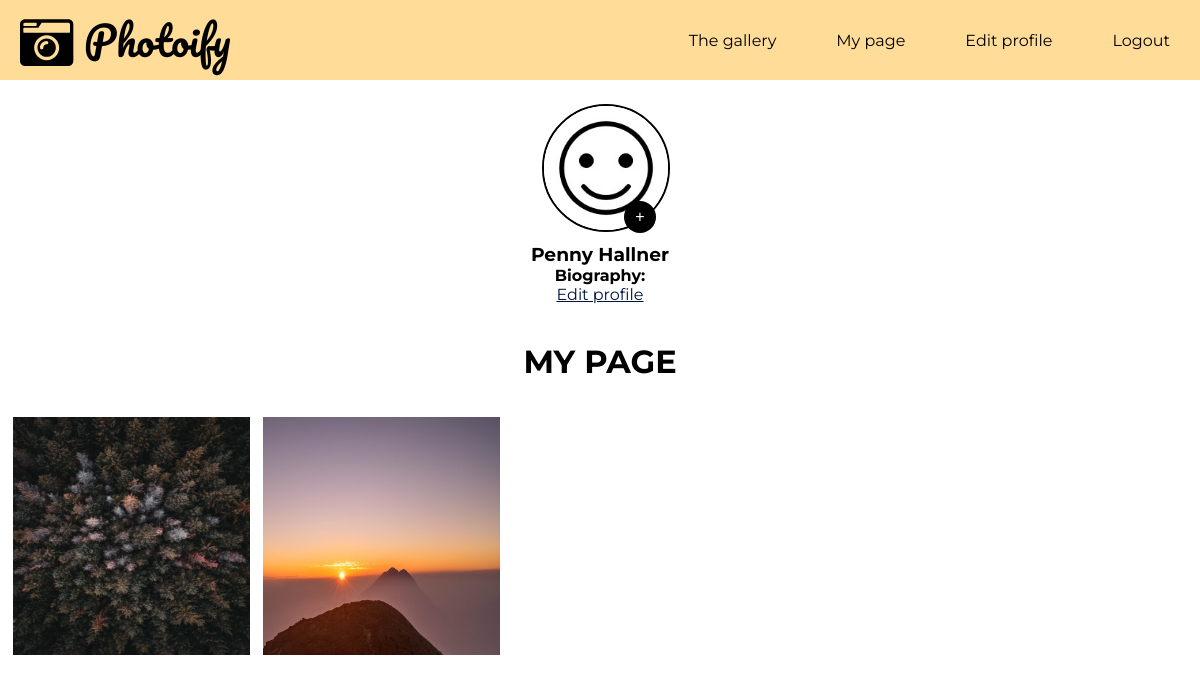
/mypage.php (signed in), run on an earlier commit of the app's database.
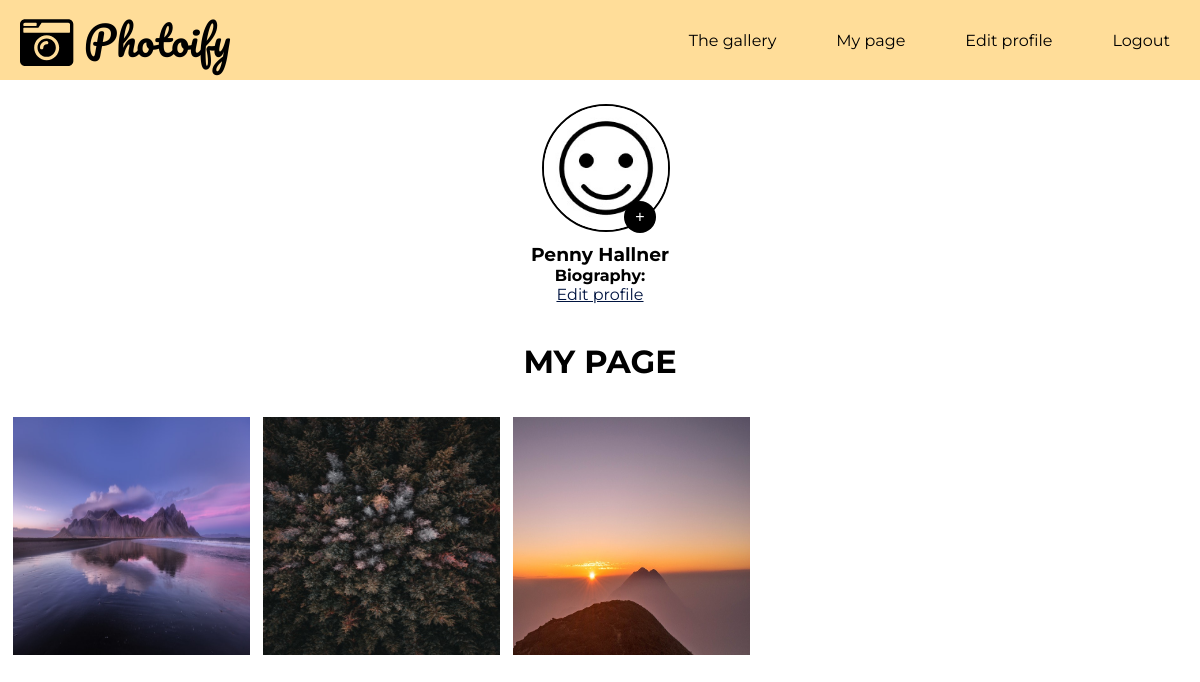
And on a later commit of the database.
### tables this page shows
CREATE TABLE "posts" (
	`post_id`	INTEGER NOT NULL PRIMARY KEY AUTOINCREMENT,
	`post`	TEXT NOT NULL,
	`date`	TEXT,
	`user_id`	INTEGER,
	`content`	TEXT
);

### app/functions.php (called while the page is built, shortened)
<?php
function myPosts(){
    $config = require __DIR__.'/config.php';
    $pdo = new PDO($config['database_path']);
    $userId = $_SESSION['user']['user_id'];
    $statement = $pdo->prepare(
        "SELECT *
        FROM posts
        WHERE user_id =  '$userId'
        ORDER BY date DESC;");
        $statement->execute();
        $posts = $statement->fetchAll(PDO::FETCH_ASSOC);
        return $posts;
   }

### mypage.php (the view, shortened to what this page needs)
<?php require __DIR__.'/views/header.php'; ?>
<article class="my-page">
<div class="top-mypage">
    <div class="avatar">
        <img class="profile-pic-mypage" src="image/profile/<?php echo $_SESSION['user']['profile_pic'];?>" alt="avatar">
        <a href="/avatar.php"><button class="add-button">+</button></a>
    </div>
    <div class="bio">
        <h3><?php echo $_SESSION['user']['first_name'].' '.$_SESSION['user']['last_name']; ?></h3>
        <p><b>Biography:</b> <?php echo $_SESSION['user']['bio']; ?></</p>
        <br><a href="myaccount.php">Edit profile</a>
    </div>
</div>
<br><br>
<h1>My page</h1>
<div class="gallery-mypage">
    <?php
    $posts = myPosts();
     ?>
        <?php foreach ($posts as $post): ?>
            <div class="posts">
                <a href="edit-post.php?post_id=<?php echo $post['post_id'];?>">
                    <img class="my-gallery-pics" src="image/post/<?php echo $post['post'];?>" alt="photoify">
                </a>
            </div>
            <?php endforeach; ?>
</div>
</article>
<?php require __DIR__.'/views/footer.php'; ?>

### views/header.php (shortened to what this page needs)
<!DOCTYPE html>
<html lang="en">
<head>
    <link rel="stylesheet" href="https://use.fontawesome.com/releases/v5.6.3/css/all.css">
    <link rel="stylesheet" href="assets/styles/main.css">
    <link rel="stylesheet" href="assets/styles/start.css">
    <link rel="stylesheet" href="assets/styles/signup.css">
    <link rel="stylesheet" href="assets/styles/home.css">
    <link rel="stylesheet" href="assets/styles/upload_photo.css">
    <link rel="stylesheet" href="assets/styles/intro.css">
    <link rel="stylesheet" href="assets/styles/mypage.css">
    <link rel="stylesheet" href="assets/styles/visit_user.css">
    <link rel="stylesheet" href="assets/styles/settings.css">
</head>
<body>
    <div class="container">
    <?php require __DIR__.'/navigation.php'; ?>

### views/navigation.php (shortened to what this page needs)
<nav class="navbar">
        <a href="/" class="logo"><i class="fas fa-camera-retro fa-lg"></i> Photoify</a>
        <ul class="main-nav" id="js-menu">
            <li>
                <?php if (isset($_SESSION['user'])): ?>
                    <a class="nav-link" href="/">The gallery</a>
                <?php else: ?>
                    <a class="nav-link" href="/index.php">Home</a>
                <?php endif; ?>
            </li>
            <li>
                <?php if (isset($_SESSION['user'])): ?>
                    <a class="nav-link" href="/mypage.php">My page</a>
                <?php else: ?>
                    <a class="nav-link" href="/about.php">About</a>
                <?php endif; ?>
            </li>
            <li>
                <?php if (isset($_SESSION['user'])): ?>
                    <a class="nav-link" href="/myaccount.php">Edit profile</a>
                <?php endif; ?>
            </li>
            <li>
                <?php if (isset($_SESSION['user'])): ?>
                    <a class="nav-link" href="app/users/logout.php">Logout</a>
                <?php else: ?>
                    <a class="nav-link" href="/">Login</a>
                <?php endif; ?>
            </li>
        </ul>
</nav>

### views/footer.php (shortened to what this page needs)
</div>
</body>
</html>

### assets/styles/main.css (style rules this page uses)
* { box-sizing: border-box; margin: 0px; }
body { width: 100%; height: 100vh; background-color: #ffff; display:flex; flex-direction: column; font-family: 'Montserrat', sans-serif; }
body a { color: #001440; }
.container { margin: 0px; padding-bottom: 60%; width: 100%; }
.navbar { font-size: 1em; position: relative; width: inherit; background-color: #ffdd99; padding-bottom: 10px; }
.main-nav { list-style-type: none; display: none; }
.nav-link, .logo { text-decoration: none; color: #000000; }
.main-nav li { text-align: center; margin: 15px auto; }
.logo { display: inline-block; font-size: 2em; margin-left: 20px; font-family: 'Pacifico', serif; }
@media screen and (min-width: 600px) { * { box-sizing: border-box; margin: 0px; } }
@media screen and (min-width: 800px) { * { box-sizing: border-box; margin: 0px; } }
@media screen and (min-width: 800px) { .container { margin: 0px; width: 100%; padding-bottom: 5%; } }
@media screen and (min-width: 800px) { .navbar { display: flex; justify-content: space-between; padding-bottom: 0; height: 80px; align-items: center; } }
@media screen and (min-width: 800px) { .main-nav { display: flex; width: 70%; margin-right: 30px; flex-direction: row; justify-content: flex-end; } }
@media screen and (min-width: 800px) { .main-nav li { margin: 0; } }
@media screen and (min-width: 800px) { .nav-link { margin-left: 60px; } }
@media screen and (min-width: 800px) { .logo { margin-top: 0; font-size: 2.5em; } }

### assets/styles/mypage.css (style rules this page uses)
.top-mypage { margin-top: 2%; display: flex; flex-direction: column; align-items: center; }
.my-page h1 { font-size: 2em; text-align: center; text-transform: uppercase; padding-bottom: 2%; }
.bio h3 { margin-top: 5%; }
.bio { text-align: center; }
.avatar { position: relative; width: 120px; }
.profile-pic-mypage { height: 8em; width: 8em; border-radius: 50%; margin-right: 2%; margin-left: 2%; border: 2.5px #000000 solid; }
.add-button { height: 2em; width: 2em; border-radius: 50%; position: absolute; color: #ffffff; background-color: #000000; bottom: -10%; right: -10%; z-index: 1; transform: translate(-50%, -50%); -ms-transform: translate(-50%, -50%); font-size: 16px; border: none; cursor: pointer; text-align: center; }
.gallery-mypage { width: 100%; display: flex; flex-direction: row; flex-wrap: wrap; align-items: center; justify-content: flex-start; }
.my-gallery-pics { width: 100px; height: 100px; padding-left: 5%; padding-top: 5%; }
@media screen and (min-width: 600px) { .my-gallery-pics { width: 150px; height: 150px; } }
@media screen and (min-width: 800px) { .gallery-mypage { display: flex; flex-direction: row; justify-content: flex-start; flex-wrap: wrap; } }
@media screen and (min-width: 800px) { .my-gallery-pics { width: 250px; height: 250px; } }

What changed in the data, as far as the page shows it:
added posts: post (picture)
